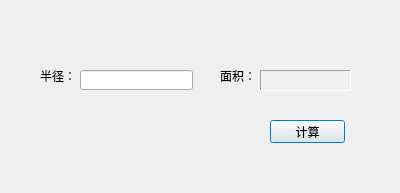
<?xml version="1.0" encoding="UTF-8"?>
<ui version="4.0">
 <class>Dialog</class>
 <widget class="QDialog" name="Dialog">
  <property name="geometry">
   <rect>
    <x>0</x>
    <y>0</y>
    <width>400</width>
    <height>193</height>
   </rect>
  </property>
  <property name="windowTitle">
   <string>Dialog</string>
  </property>
  <widget class="QLabel" name="radiusLabel">
   <property name="geometry">
    <rect>
     <x>40</x>
     <y>70</y>
     <width>54</width>
     <height>12</height>
    </rect>
   </property>
   <property name="text">
    <string>半径：</string>
   </property>
  </widget>
  <widget class="QLabel" name="areaLabel_1">
   <property name="geometry">
    <rect>
     <x>220</x>
     <y>70</y>
     <width>54</width>
     <height>12</height>
    </rect>
   </property>
   <property name="text">
    <string>面积：</string>
   </property>
  </widget>
  <widget class="QLabel" name="areaLabel_2">
   <property name="geometry">
    <rect>
     <x>260</x>
     <y>70</y>
     <width>91</width>
     <height>21</height>
    </rect>
   </property>
   <property name="frameShape">
    <enum>QFrame::Panel</enum>
   </property>
   <property name="frameShadow">
    <enum>QFrame::Sunken</enum>
   </property>
   <property name="text">
    <string/>
   </property>
  </widget>
  <widget class="QLineEdit" name="radiusLineEdit">
   <property name="geometry">
    <rect>
     <x>80</x>
     <y>70</y>
     <width>113</width>
     <height>20</height>
    </rect>
   </property>
  </widget>
  <widget class="QPushButton" name="countBtn">
   <property name="geometry">
    <rect>
     <x>270</x>
     <y>120</y>
     <width>75</width>
     <height>23</height>
    </rect>
   </property>
   <property name="text">
    <string>计算</string>
   </property>
  </widget>
 </widget>
 <layoutdefault spacing="6" margin="11"/>
 <resources/>
 <connections/>
</ui>
